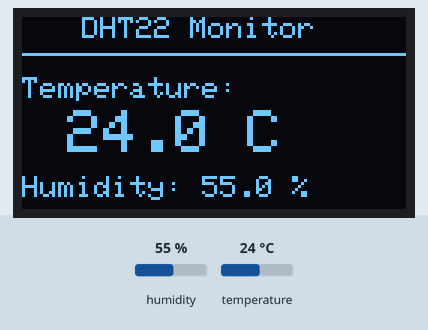
The sketch below on a simulated ESP32. Parts: 128×64 one-colour display. Inputs (shaded band) come from the test bench; at power-on: humidity 55 %, temperature 24 °C. What the sketch prints to the serial monitor is not drawn.

Above: at 3.7 s.
3.8 s: humidity set to 22 %
At 5.4 s:
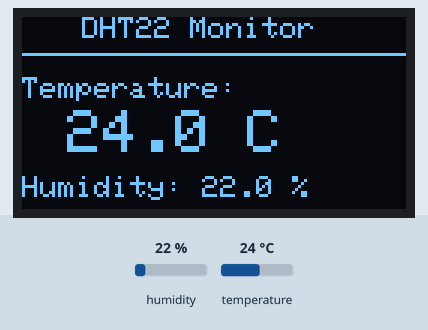
7.1 s: temperature set to 12 °C
At 8.5 s:
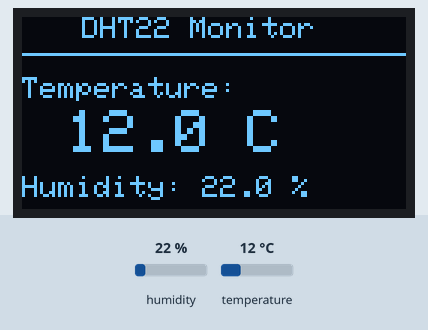
10.4 s: humidity set to 40 %
At 13.4 s:
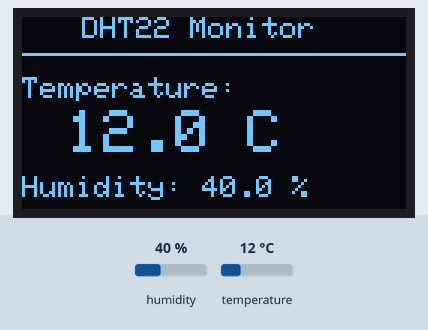
14.2 s: temperature set to 19 °C
At 16.4 s:
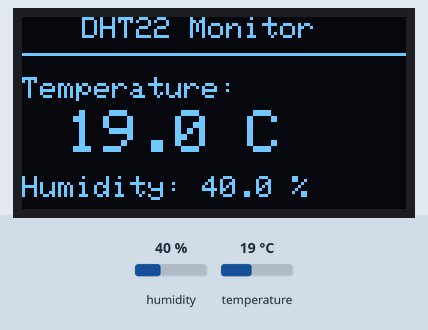
Timing chart, 0 to 17.9 s (numbered marks = the images above; inputs shaded):
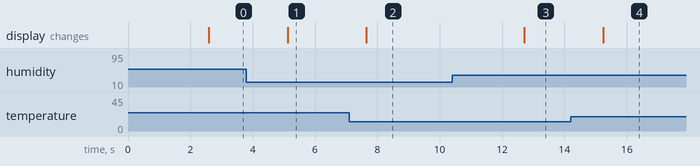

Measured:
- after the input at 3.8 s, the display: changes after 1.3 s (image 1)
- after the input at 7.1 s, the display: changes after 0.55 s (image 2)
- after the input at 10.4 s, the display: changes after 2.3 s (image 3)
- after the input at 14.2 s, the display: changes after 1.0 s (image 4)

The sketch:

ESP32_DHT22_OLED.ino
```cpp
#include <Wire.h>
#include <Adafruit_GFX.h>
#include <Adafruit_SSD1306.h>
#include <DHT.h>

// OLED configuration
#define SCREEN_WIDTH 128
#define SCREEN_HEIGHT 64
#define OLED_RESET -1
#define SCREEN_ADDRESS 0x3C

// DHT22 configuration
#define DHTPIN 4
#define DHTTYPE DHT22

Adafruit_SSD1306 display(
  SCREEN_WIDTH,
  SCREEN_HEIGHT,
  &Wire,
  OLED_RESET
);

DHT dht(DHTPIN, DHTTYPE);

void setup() {
  Serial.begin(115200);

  // Initialize I2C: SDA = GPIO21, SCL = GPIO22
  Wire.begin(21, 22);

  // Initialize DHT22
  dht.begin();

  // Initialize OLED
  if (!display.begin(SSD1306_SWITCHCAPVCC, SCREEN_ADDRESS)) {
    Serial.println("OLED not found!");
    while (true) {
      delay(1000);
    }
  }

  display.clearDisplay();
  display.setTextColor(SSD1306_WHITE);

  display.setTextSize(2);
  display.setCursor(15, 10);
  display.println("ESP32");

  display.setTextSize(1);
  display.setCursor(15, 40);
  display.println("DHT22 Sensor");

  display.display();
  delay(2500);
}

void loop() {
  float temperature = dht.readTemperature();
  float humidity = dht.readHumidity();

  // Check sensor readings
  if (isnan(temperature) || isnan(humidity)) {
    Serial.println("DHT22 reading failed!");

    display.clearDisplay();
    display.setTextSize(1);
    display.setCursor(0, 20);
    display.println("Sensor Error!");
    display.display();

    delay(2500);
    return;
  }

  // Serial monitor
  Serial.print("Temperature: ");
  Serial.print(temperature);
  Serial.println(" C");

  Serial.print("Humidity: ");
  Serial.print(humidity);
  Serial.println(" %");

  // Update OLED
  display.clearDisplay();

  // Header
  display.setTextSize(1);
  display.setCursor(20, 0);
  display.println("DHT22 Monitor");
  display.drawLine(0, 12, 127, 12, SSD1306_WHITE);

  // Temperature
  display.setTextSize(1);
  display.setCursor(0, 20);
  display.println("Temperature:");

  display.setTextSize(2);
  display.setCursor(15, 31);
  display.print(temperature, 1);
  display.print(" C");

  // Humidity
  display.setTextSize(1);
  display.setCursor(0, 53);
  display.print("Humidity: ");
  display.print(humidity, 1);
  display.print(" %");

  display.display();
  delay(2500);
}
```
